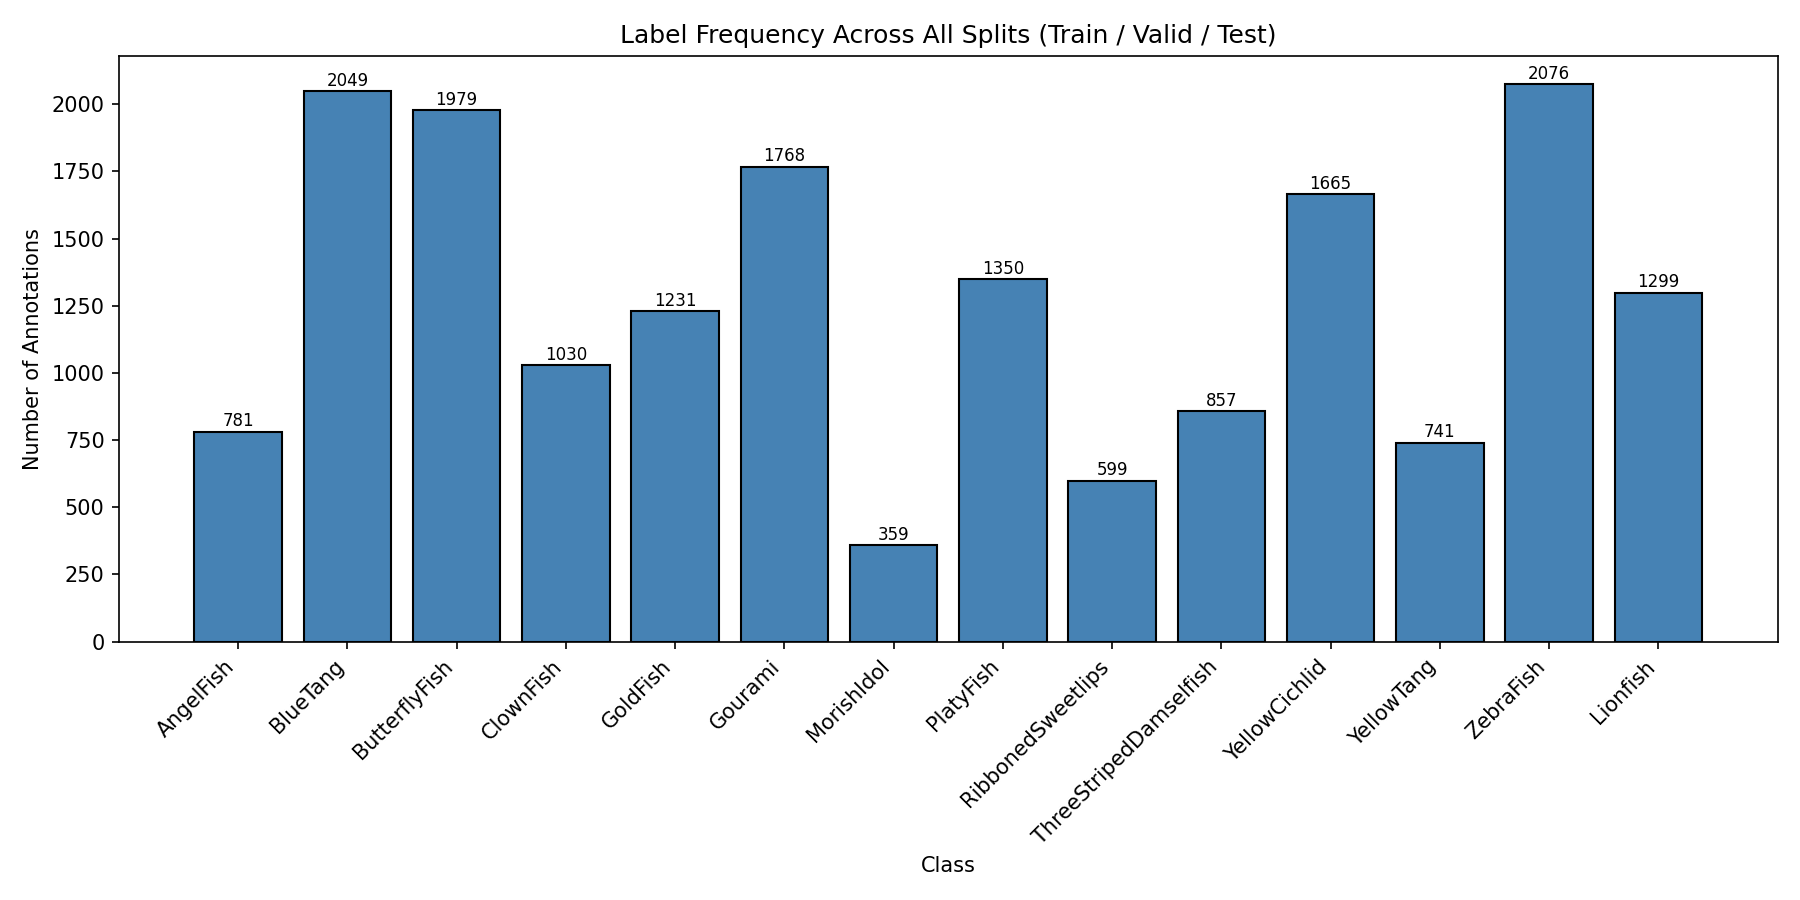

The script that saved this image:
import os
import matplotlib.pyplot as plt
from collections import Counter

DATA_DIR = os.path.join(os.path.dirname(__file__), "data")
CLASS_NAMES = [
    "AngelFish", "BlueTang", "ButterflyFish", "ClownFish", "GoldFish",
    "Gourami", "MorishIdol", "PlatyFish", "RibbonedSweetlips",
    "ThreeStripedDamselfish", "YellowCichlid", "YellowTang", "ZebraFish",
    "Lionfish",
]

counts = Counter()
for split in ("train", "valid", "test"):
    label_dir = os.path.join(DATA_DIR, split, "labels")
    if not os.path.isdir(label_dir):
        continue
    for fname in os.listdir(label_dir):
        if not fname.endswith(".txt"):
            continue
        with open(os.path.join(label_dir, fname)) as f:
            for line in f:
                cls_id = int(line.split()[0])
                counts[cls_id] += 1

ids = sorted(counts.keys())
names = [CLASS_NAMES[i] if i < len(CLASS_NAMES) else str(i) for i in ids]
values = [counts[i] for i in ids]

plt.figure(figsize=(12, 6))
bars = plt.bar(names, values, color="steelblue", edgecolor="black")
plt.xlabel("Class")
plt.ylabel("Number of Annotations")
plt.title("Label Frequency Across All Splits (Train / Valid / Test)")
plt.xticks(rotation=45, ha="right")
plt.tight_layout()

for bar, val in zip(bars, values):
    plt.text(bar.get_x() + bar.get_width() / 2, bar.get_height() + 5,
             str(val), ha="center", va="bottom", fontsize=8)

plt.savefig(os.path.join(os.path.dirname(__file__), "label_histogram.png"), dpi=150)
plt.show()
print("Saved to label_histogram.png")
